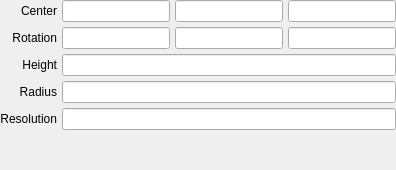
         <widget class="QWidget" name="cylinder">
          <layout class="QGridLayout" name="gridLayout_4">
           <property name="margin">
            <number>0</number>
           </property>
           <property name="spacing">
            <number>5</number>
           </property>
           <item row="2" column="1">
            <widget class="LineEdit" name="lineedit_cylinder_height"/>
           </item>
           <item row="3" column="0">
            <widget class="QLabel" name="label_15">
             <property name="text">
              <string>Radius</string>
             </property>
             <property name="alignment">
              <set>Qt::AlignRight|Qt::AlignTrailing|Qt::AlignVCenter</set>
             </property>
            </widget>
           </item>
           <item row="4" column="0">
            <widget class="QLabel" name="label_16">
             <property name="text">
              <string>Resolution</string>
             </property>
             <property name="alignment">
              <set>Qt::AlignRight|Qt::AlignTrailing|Qt::AlignVCenter</set>
             </property>
            </widget>
           </item>
           <item row="3" column="1">
            <widget class="LineEdit" name="lineedit_cylinder_radius"/>
           </item>
           <item row="2" column="0">
            <widget class="QLabel" name="label_14">
             <property name="text">
              <string>Height</string>
             </property>
             <property name="alignment">
              <set>Qt::AlignRight|Qt::AlignTrailing|Qt::AlignVCenter</set>
             </property>
            </widget>
           </item>
           <item row="0" column="0">
            <widget class="QLabel" name="label_13">
             <property name="text">
              <string>Center</string>
             </property>
             <property name="alignment">
              <set>Qt::AlignRight|Qt::AlignTrailing|Qt::AlignVCenter</set>
             </property>
            </widget>
           </item>
           <item row="4" column="1">
            <widget class="LineEdit" name="lineedit_cylinder_resolution"/>
           </item>
           <item row="5" column="1">
            <spacer name="verticalSpacer_5">
             <property name="orientation">
              <enum>Qt::Vertical</enum>
             </property>
             <property name="sizeHint" stdset="0">
              <size>
               <width>20</width>
               <height>40</height>
              </size>
             </property>
            </spacer>
           </item>
           <item row="0" column="1">
            <widget class="QFrame" name="frame_11">
             <property name="frameShape">
              <enum>QFrame::NoFrame</enum>
             </property>
             <property name="frameShadow">
              <enum>QFrame::Plain</enum>
             </property>
             <layout class="QHBoxLayout" name="horizontalLayout_9">
              <property name="spacing">
               <number>5</number>
              </property>
              <property name="margin">
               <number>0</number>
              </property>
              <item>
               <widget class="LineEdit" name="lineedit_cylinder_center_x"/>
              </item>
              <item>
               <widget class="LineEdit" name="lineedit_cylinder_center_y"/>
              </item>
              <item>
               <widget class="LineEdit" name="lineedit_cylinder_center_z"/>
              </item>
             </layout>
            </widget>
           </item>
           <item row="1" column="0">
            <widget class="QLabel" name="label_56">
             <property name="text">
              <string>Rotation</string>
             </property>
             <property name="alignment">
              <set>Qt::AlignRight|Qt::AlignTrailing|Qt::AlignVCenter</set>
             </property>
            </widget>
           </item>
           <item row="1" column="1">
            <widget class="QFrame" name="frame_32">
             <property name="frameShape">
              <enum>QFrame::NoFrame</enum>
             </property>
             <property name="frameShadow">
              <enum>QFrame::Plain</enum>
             </property>
             <layout class="QHBoxLayout" name="horizontalLayout_26">
              <property name="spacing">
               <number>5</number>
              </property>
              <property name="margin">
               <number>0</number>
              </property>
              <item>
               <widget class="LineEdit" name="lineedit_cylinder_rotation_x"/>
              </item>
              <item>
               <widget class="LineEdit" name="lineedit_cylinder_rotation_y"/>
              </item>
              <item>
               <widget class="LineEdit" name="lineedit_cylinder_rotation_z"/>
              </item>
             </layout>
            </widget>
           </item>
          </layout>
         </widget>
